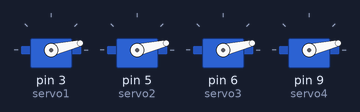
Simulated run of this sketch. Board: Arduino Uno, built with avr-gcc and run on an emulated ATmega328P. Parts: 4 × servo.

Above: at 0.15 s.
At 0.77 s:
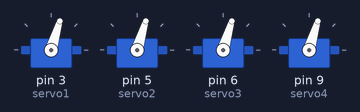
At 1.38 s:
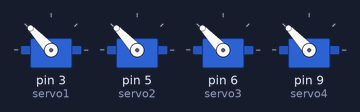
At 2.1 s:
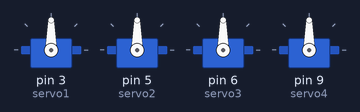
Timing chart, 0 to 3.6 s (numbered marks = the images above):
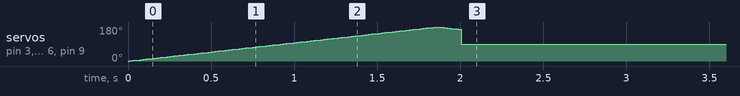

Measured:
- by itself, servo on pin 3 (servo1), servo on pin 5 (servo2), servo on pin 6 (servo3), servo on pin 9 (servo4): rises from 0° to 180° in 1.8 s, then falls to 90° in 0.15 s

The sketch:

four_servo_sweep.ino
```cpp
#include <Servo.h>

Servo servo1;
Servo servo2;
Servo servo3;
Servo servo4;

unsigned long startTime;
bool finished = false;

void setup() {
  servo1.attach(3);
  servo2.attach(5);
  servo3.attach(6);
  servo4.attach(9);

  startTime = millis();
}

void loop() {
  if (!finished) {

    while (millis() - startTime < 2000) {

      for (int pos = 0; pos <= 180; pos++) {
        servo1.write(pos);
        servo2.write(pos);
        servo3.write(pos);
        servo4.write(pos);
        delay(10);

        if (millis() - startTime >= 2000) {
          break;
        }
      }

      for (int pos = 180; pos >= 0; pos--) {
        servo1.write(pos);
        servo2.write(pos);
        servo3.write(pos);
        servo4.write(pos);
        delay(10);

        if (millis() - startTime >= 2000) {
          break;
        }
      }
    }

    servo1.write(90);
    servo2.write(90);
    servo3.write(90);
    servo4.write(90);

    finished = true;
  }
}
```
